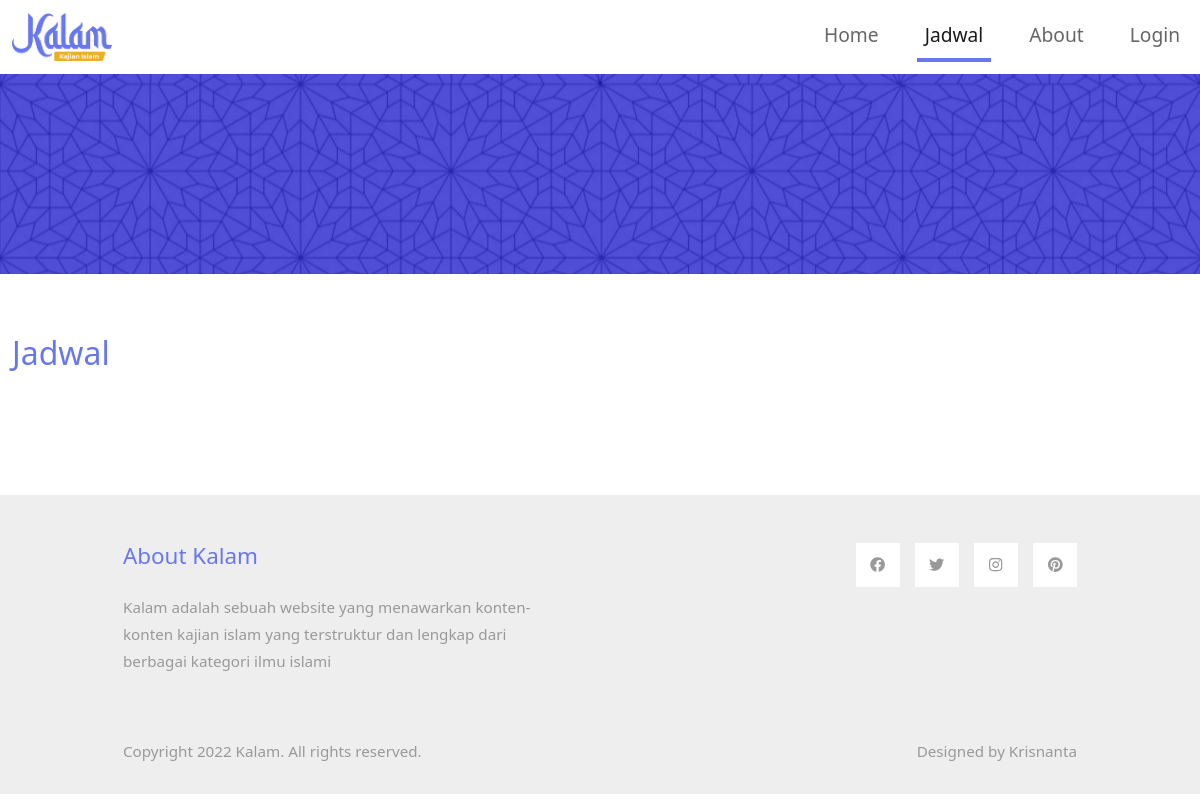
The page /jadwal on the database as committed earlier.
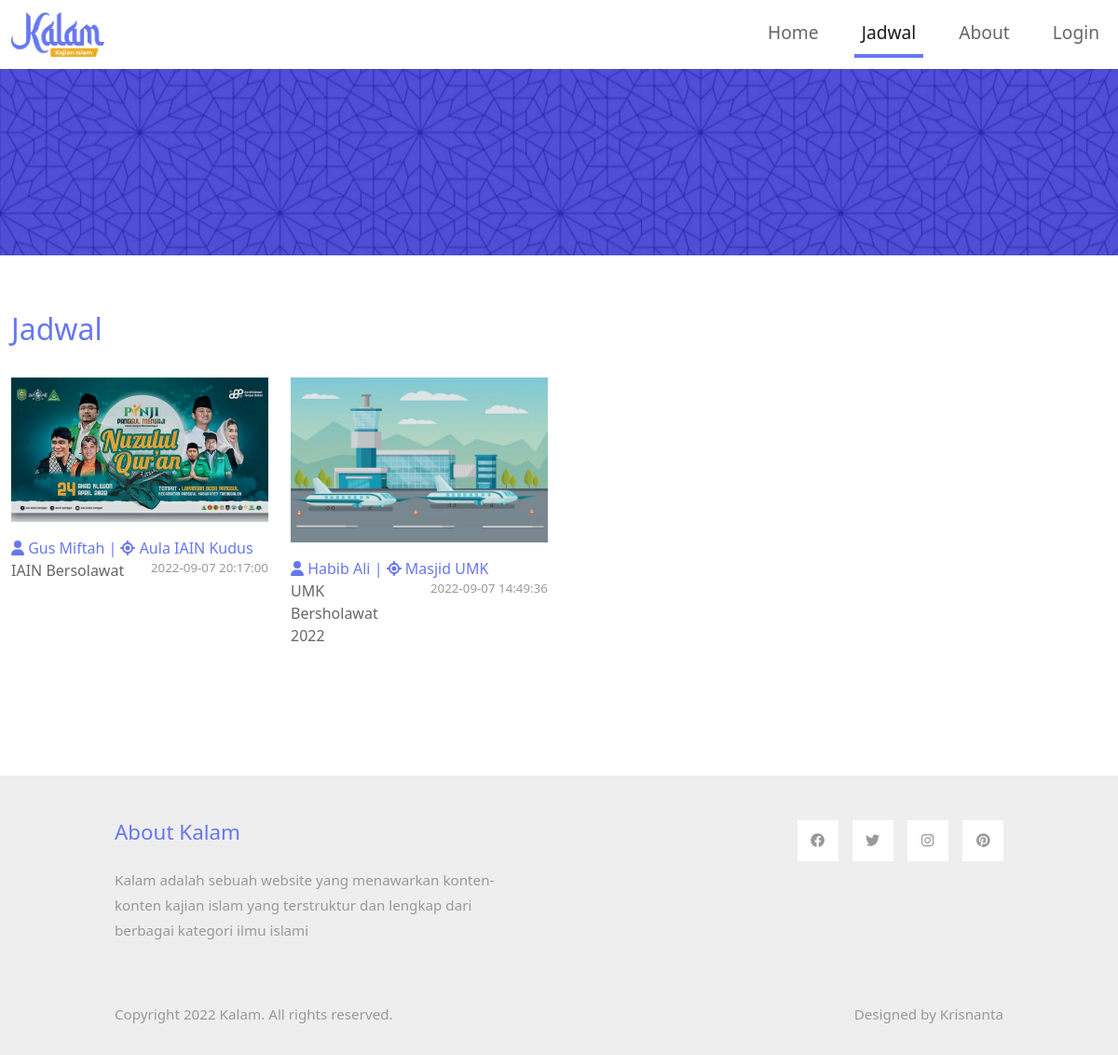
The same page on the database as committed later.
### tables this page shows
CREATE TABLE `tb_jadwal` (
  `id_jadwal` int(11) NOT NULL,
  `nama_kajian` text NOT NULL,
  `tanggal` datetime NOT NULL,
  `id_kontributor` int(11) NOT NULL,
  `lokasi` text NOT NULL,
  `foto` text NOT NULL,
  `nama_ustad` text NOT NULL
);

### halaman/jadwal.php (the view, shortened to what this page needs)
<div class="container-fluid tm-container-content tm-mt-60">
    <div class="row mb-4">
        <h2 class="col-6 tm-text-primary">
            Jadwal
        </h2>
        <div class="col-6 d-flex justify-content-end align-items-center">
        </div>
    </div>
    <div class="row tm-mb-90 tm-gallery">
        <?php
        $data = mysqli_query($connect, "SELECT * from tb_jadwal ORDER BY tanggal DESC");
        while ($d = mysqli_fetch_array($data)) {
        ?>
            <div class="col-xl-3 col-lg-4 col-md-6 col-sm-6 col-12 mb-5">
                <figure class="effect-ming tm-video-item">
                    <img src="admin/img/jadwal/<?= $d['foto']; ?>" alt="Image" class="img-fluid">
                    <figcaption class="d-flex align-items-center justify-content-center">
                    </figcaption>
                </figure>
                <span class="tm-text-primary"><i class="fa fa-user"></i> <?= $d['nama_ustad']; ?> | </span>
                <span class="tm-text-primary"><i class="fa fa-location"></i> <?= $d['lokasi']; ?></span>
                <div class="d-flex justify-content-center tm-text-gray row">
                    <span class="col-6 tm-text-gray-dark"><?= $d['nama_kajian']; ?></span>
                    <span class="col-6" style="font-size:10pt; float:right"><?= $d['tanggal']; ?></span>
                </div>
            </div>
        <?php
        }
        ?>
    </div>
</div>

### include/header.php (shortened to what this page needs)
<?php
include "config/koneksi.php";
if (isset($_SESSION['username'])) {
  $username = $_SESSION['username'];
    $query = mysqli_query($connect, "SELECT * FROM v_user WHERE username='$username'");
    $data = mysqli_fetch_array($query);
    $id = $data['id_pengguna'];
    $level = $data['level'];
    $nama = $data['nama'];
    $alamat = $data['alamat'];
    $email = $data['email'];
    $foto = $data['foto'];
   $loginhdn="hidden";
}else{
    $loginhdn="";
}
?>
<!DOCTYPE html>
<html lang="en">
<head>
    <link rel="stylesheet" href="css/bootstrap.min.css">
    <link rel="stylesheet" href="https://cdnjs.cloudflare.com/ajax/libs/font-awesome/6.1.2/css/all.min.css" />
    <link rel="stylesheet" href="https://cdnjs.cloudflare.com/ajax/libs/font-awesome/6.1.2/css/regular.min.css" />
    <link href="https://cdn.jsdelivr.net/npm/bootstrap@5.2.0/dist/css/bootstrap.min.css" rel="stylesheet">
    <link rel="stylesheet" href="https://cdnjs.cloudflare.com/ajax/libs/bootstrap-icons/1.9.1/font/bootstrap-icons.min.css" />
    <link rel="stylesheet" href="css/templatemo-style.css">
</head>
<body>
    <nav class="navbar navbar-expand-lg">
        <div class="container-fluid">
            <a class="navbar-brand" href="/kajian-islam">
                <img src="img/logo.png" width="100px">
            </a>
            <div class="collapse navbar-collapse" id="navbarSupportedContent">
            <ul class="navbar-nav ml-auto mb-2 mb-lg-0">
                <li class="nav-item">
                    <a class="nav-link nav-link-1 <?php if($_GET['halaman']=="home"){echo 'active';}?>" aria-current="page" href="home">Home</a>
                </li>
                <li class="nav-item">
                    <a class="nav-link nav-link-1 <?php if($_GET['halaman']=="jadwal"){echo 'active';}?>" href="jadwal">Jadwal</a>
                </li>
                <li class="nav-item">
                    <a class="nav-link nav-link-1 <?php if($_GET['halaman']=="about"){echo 'active';}?>" href="about">About</a>
                </li>
                <?php if($loginhdn!='hidden'){
                    ?>
                    <li class="nav-item">
                        <a class="nav-link nav-link-1" href="login">Login</a>
                    </li>
                    <?php
                }
                ?>
            </ul>
            </div>
        </div>
    </nav>
    <div class="tm-hero d-flex justify-content-center align-items-center" data-parallax="scroll" data-image-src="img/hero.jpg">
    </div>

### index.php (shortened to what this page needs)
<?php include 'include/header.php';?>
<?php
  if(isset($_GET['halaman'])){
    $hal = $_GET['halaman'];
    switch($hal){
      case 'jadwal';
        include 'halaman/jadwal.php';
      break;
    }
  }else{
    include 'halaman/home.php';
  }
?>
<?php include 'include/footer.php';?>

### include/footer.php (shortened to what this page needs)
    <footer class="tm-bg-gray pt-5 pb-3 tm-text-gray tm-footer">
        <div class="container-fluid tm-container-small">
            <div class="row">
                <div class="col-lg-6 col-md-12 col-12 px-5 mb-5">
                    <h3 class="tm-text-primary mb-4 tm-footer-title">About Kalam</h3>
                    <p>Kalam adalah sebuah website yang menawarkan konten-konten kajian islam yang terstruktur dan lengkap dari berbagai kategori ilmu islami</p>
                </div>
                <div class="col-lg-3 col-md-6 col-sm-6 col-12 px-5 mb-5">
                </div>
                <div class="col-lg-3 col-md-6 col-sm-6 col-12 px-5 mb-5">
                    <ul class="tm-social-links d-flex justify-content-end pl-0 mb-5">
                        <li class="mb-2"><a href="https://facebook.com"><i class="fab fa-facebook"></i></a></li>
                        <li class="mb-2"><a href="https://twitter.com"><i class="fab fa-twitter"></i></a></li>
                        <li class="mb-2"><a href="https://instagram.com"><i class="fab fa-instagram"></i></a></li>
                        <li class="mb-2"><a href="https://pinterest.com"><i class="fab fa-pinterest"></i></a></li>
                    </ul>
                </div>
            </div>
            <div class="row">
                <div class="col-lg-8 col-md-7 col-12 px-5 mb-3">
                    Copyright 2022 Kalam. All rights reserved.
                </div>
                <div class="col-lg-4 col-md-5 col-12 px-5 text-right">
                    Designed by Krisnanta</a>
                </div>
            </div>
        </div>
    </footer>
</body>
</html>

### css/templatemo-style.css (style rules this page uses)
p { line-height: 1.8; }
a { text-decoration: none; transition: all 0.3s ease; }
.container-fluid { max-width: 1770px; }
.tm-container-small { max-width: 1050px; }
.navbar-brand { color: #3399CC; font-size: 1.6rem; }
.tm-hero { min-height: 200px; background: transparent; }
.tm-mt-60 { margin-top: 60px; }
.tm-mb-90 { margin-bottom: 90px; }
.tm-text-primary { color: #6777ef; }
.tm-bg-gray { background-color: #EEEEEE; }
.nav-item { margin-right: 30px; }
.nav-item:last-child { margin-right: 0; }
.nav-link { color: #666666; border-bottom: 4px solid transparent; font-size: 1.2rem; }
.nav-link-1.active, .nav-link-1:hover { border-color: #6777ef; }
p, .tm-text-gray { color: #999; }
.tm-text-gray-dark { color: #666; }
.tm-video-item { position: relative; overflow: hidden; text-align: center; cursor: pointer; }
.tm-video-item img { position: relative; display: block; min-height: 100%; max-width: 100%; opacity: 0.8; }
.tm-video-item figcaption { padding: 2em; color: #fff; text-transform: uppercase; font-size: 1.25em; -webkit-backface-visibility: hidden; backface-visibility: hidden; }
.tm-video-item figcaption::before, .tm-video-item figcaption::after { pointer-events: none; }
.tm-video-item figcaption, .tm-video-item figcaption > a { position: absolute; top: 0; left: 0; width: 100%; height: 100%; }
figure.effect-ming { background: #030c17; }
figure.effect-ming img { opacity: 0.9; -webkit-transition: opacity 0.35s; transition: opacity 0.35s; }
figure.effect-ming figcaption::before { position: absolute; top: 30px; right: 30px; bottom: 30px; left: 30px; border: 2px solid #fff; box-shadow: 0 0 0 30px rgba(255,255,255,0.2); content: ''; opacity: 0; -webkit-transition: opacity 0.35s, -webkit-transform 0.35s; transition: opacity 0.35s, transform 0.35s; -webkit-transform: scale3d(1.4,1.4,1); transform: scale3d(1.4,1.4,1); }
.tm-social-links li { list-style: none; margin-right: 15px; }
.tm-social-links li:last-child { margin-right: 0; }
.tm-social-links li a { color: #999999; width: 44px; height: 44px; display: flex; background-color: #fff; align-items: center; justify-content: center; }
.tm-footer { font-size: 0.95rem; }
.tm-footer-title { font-size: 1.4rem; }

Rows that differ between the two databases and show on the page:
added tb_jadwal: foto (picture), nama_ustad "Gus Miftah", lokasi "Aula IAIN Kudus", nama_kajian "IAIN Bersolawat", tanggal "2022-09-07 20:17:00"
added tb_jadwal: foto (picture), nama_ustad "Habib Ali", lokasi "Masjid UMK", nama_kajian "UMK Bersholawat 2022", tanggal "2022-09-07 14:49:36"
